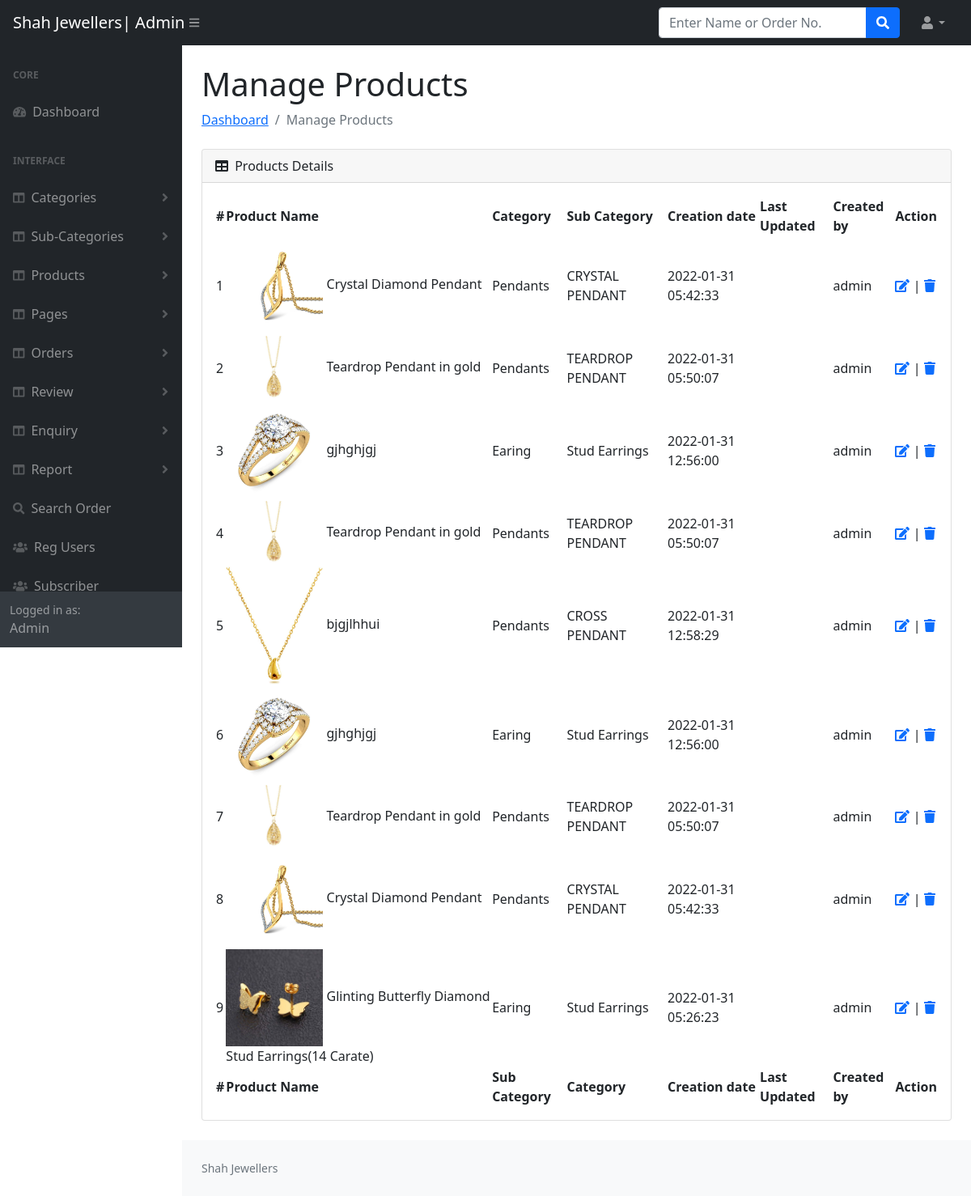
The page /jsms/admin/manage-products.php (signed in) on the database its author committed.
### tables this page shows
CREATE TABLE `products` (
  `id` int(11) NOT NULL,
  `category` int(11) NOT NULL,
  `subCategory` int(11) DEFAULT NULL,
  `type` varchar(100) DEFAULT NULL,
  `productName` varchar(255) DEFAULT NULL,
  `productweight` varchar(255) DEFAULT NULL,
  `productPrice` int(11) DEFAULT NULL,
  `gender` varchar(100) DEFAULT NULL,
  `productDescription` longtext DEFAULT NULL,
  `productImage1` varchar(255) DEFAULT NULL,
  `productImage2` varchar(255) DEFAULT NULL,
  `productImage3` varchar(255) DEFAULT NULL,
  `shippingCharge` int(11) DEFAULT NULL,
  `productAvailability` varchar(255) DEFAULT NULL,
  `postingDate` timestamp NULL DEFAULT current_timestamp(),
  `updationDate` timestamp NULL DEFAULT NULL ON UPDATE current_timestamp(),
  `addedBy` int(11) DEFAULT NULL,
  `lastUpdatedBy` int(2) DEFAULT NULL
);

CREATE TABLE `category` (
  `id` int(11) NOT NULL,
  `categoryName` varchar(255) DEFAULT NULL,
  `categoryDescription` longtext DEFAULT NULL,
  `creationDate` timestamp NOT NULL DEFAULT current_timestamp(),
  `updationDate` timestamp NULL DEFAULT NULL ON UPDATE current_timestamp(),
  `createdBy` int(11) DEFAULT NULL
);

CREATE TABLE `subcategory` (
  `id` int(11) NOT NULL,
  `categoryid` int(11) DEFAULT NULL,
  `subcategoryName` varchar(255) DEFAULT NULL,
  `creationDate` timestamp NULL DEFAULT current_timestamp(),
  `updationDate` timestamp NULL DEFAULT NULL ON UPDATE current_timestamp(),
  `createdBy` int(11) DEFAULT NULL
);

### jsms/admin/manage-products.php (the view, shortened to what this page needs)
<?php session_start();
include_once('includes/config.php');
if (strlen($_SESSION['aid']==0)) {
  header('location:logout.php');
  } else{
?>
<!DOCTYPE html>
<html lang="en">
    <head>
        <link href="https://cdn.jsdelivr.net/npm/simple-datatables@latest/dist/style.css" rel="stylesheet" />
        <link href="css/styles.css" rel="stylesheet" />
    </head>
    <body class="sb-nav-fixed">
 <?php include_once('includes/header.php');?>
        <div id="layoutSidenav">
       <?php include_once('includes/sidebar.php');?>
            <div id="layoutSidenav_content">
                <main>
                    <div class="container-fluid px-4">
                        <h1 class="mt-4">Manage Products</h1>
                        <ol class="breadcrumb mb-4">
                            <li class="breadcrumb-item"><a href="index.html">Dashboard</a></li>
                            <li class="breadcrumb-item active">Manage Products</li>
                        </ol>
                        <div class="card mb-4">
                            <div class="card-header">
                                <i class="fas fa-table me-1"></i>
                               Products Details
                            </div>
                            <div class="card-body">
                                <table id="datatablesSimple">
                                    <thead>
                                        <tr>
                                            <th>#</th>
                                            <th>Product Name</th>
                                            <th>Category</th>
                                            <th>Sub Category</th>
                                            <th>Creation date</th>
                                            <th>Last Updated</th>
                                            <th>Created by</th>
                                            <th>Action</th>
                                        </tr>
                                    </thead>
                                    <tfoot>
                                        <tr>
                                        <th>#</th>
                                            <th>Product Name</th>
                                            <th>Sub Category</th>
                                            <th>Category</th>
                                            <th>Creation date</th>
                                            <th>Last Updated</th>
                                            <th>Created by</th>
                                            <th>Action</th>
                                        </tr>
                                    </tfoot>
                                    <tbody>
<?php $query=mysqli_query($con,"select products.id as pid,products.productImage1,products.productName,category.categoryName,subcategory.subcategoryName as subcatname,products.postingDate,products.updationDate,subcategory.id as subid,tbladmin.username from products join subcategory on products.subCategory=subCategory.id join category on products.category=category.id join tbladmin on tbladmin.ID=products.addedBy order by pid desc");
$cnt=1;
while($row=mysqli_fetch_array($query))
{
?>
                                <tr>
                                            <td><?php echo htmlentities($cnt);?></td>
                                            <td><img src="productimages/<?php echo htmlentities($row['productImage1']);?>" width="120">
                                                <?php echo htmlentities($row['productName']);?></td>
                                            <td><?php echo htmlentities($row['categoryName']);?></td>
                                            <td><?php echo htmlentities($row['subcatname']);?></td>
                                            <td> <?php echo htmlentities($row['postingDate']);?></td>
                                            <td><?php echo htmlentities($row['updationDate']);?></td>
                                            <td><?php echo htmlentities($row['username']);?></td>
                                            <td>
                                            <a href="edit-product.php?id=<?php echo $row['pid']?>"><i class="fas fa-edit"></i></a> |
                                            <a href="manage-products.php?id=<?php echo $row['subid']?>&del=delete" onClick="return confirm('Are you sure you want to delete?')"><i class="fa fa-trash" aria-hidden="true"></i></a></td>
                                        </tr>
                                        <?php $cnt=$cnt+1; } ?>
                                    </tbody>
                                </table>
                            </div>
                        </div>
                    </div>
                </main>
<?php include_once('includes/footer.php');?>
            </div>
        </div>
    </body>
</html>
<?php } ?>

### jsms/admin/includes/header.php (shortened to what this page needs)
<nav class="sb-topnav navbar navbar-expand navbar-dark bg-dark">
       <a class="navbar-brand ps-3" href="dashboard.php">Shah Jewellers| Admin</a>
       <button class="btn btn-link btn-sm order-1 order-lg-0 me-4 me-lg-0" id="sidebarToggle" href="#!"><i class="fas fa-bars"></i></button>
       <form class="d-none d-md-inline-block form-inline ms-auto me-0 me-md-3 my-2 my-md-0" method="post" action="search-order.php">
           <div class="input-group">
               <input class="form-control" type="text" name="searchdata" placeholder="Enter Name or Order No." aria-label="Search for..." aria-describedby="btnNavbarSearch" required />
               <button class="btn btn-primary" id="btnNavbarSearch" type="submit" name="search"><i class="fas fa-search"></i></button>
           </div>
       </form>
       <ul class="navbar-nav ms-auto ms-md-0 me-3 me-lg-4">
           <li class="nav-item dropdown">
               <a class="nav-link dropdown-toggle" id="navbarDropdown" href="#" role="button" data-bs-toggle="dropdown" aria-expanded="false"><i class="fas fa-user fa-fw"></i></a>
           </li>
       </ul>
   </nav>

### jsms/admin/includes/sidebar.php (shortened to what this page needs)
            <div id="layoutSidenav_nav">
                <nav class="sb-sidenav accordion sb-sidenav-dark" id="sidenavAccordion">
                    <div class="sb-sidenav-menu">
                        <div class="nav">
                            <div class="sb-sidenav-menu-heading">Core</div>
                            <a class="nav-link" href="dashboard.php">
                                <div class="sb-nav-link-icon"><i class="fas fa-tachometer-alt"></i></div>
                                Dashboard
                            </a>
                            <div class="sb-sidenav-menu-heading">Interface</div>
                            <a class="nav-link collapsed" href="#" data-bs-toggle="collapse" data-bs-target="#collapseLayouts" aria-expanded="false" aria-controls="collapseLayouts">
                                <div class="sb-nav-link-icon"><i class="fas fa-columns"></i></div>
                                Categories
                                <div class="sb-sidenav-collapse-arrow"><i class="fas fa-angle-down"></i></div>
                            </a>
            <a class="nav-link collapsed" href="#" data-bs-toggle="collapse" data-bs-target="#subcat" aria-expanded="false" aria-controls="subcat">
                                <div class="sb-nav-link-icon"><i class="fas fa-columns"></i></div>
                                Sub-Categories
                                <div class="sb-sidenav-collapse-arrow"><i class="fas fa-angle-down"></i></div>
                            </a>
            <a class="nav-link collapsed" href="#" data-bs-toggle="collapse" data-bs-target="#product" aria-expanded="false" aria-controls="product">
                                <div class="sb-nav-link-icon"><i class="fas fa-columns"></i></div>
                                Products
                                <div class="sb-sidenav-collapse-arrow"><i class="fas fa-angle-down"></i></div>
                            </a>
<a class="nav-link collapsed" href="#" data-bs-toggle="collapse" data-bs-target="#product1" aria-expanded="false" aria-controls="product1">
                                <div class="sb-nav-link-icon"><i class="fas fa-columns"></i></div>
                                Pages
                                <div class="sb-sidenav-collapse-arrow"><i class="fas fa-angle-down"></i></div>
                            </a>
                            <a class="nav-link collapsed" href="#" data-bs-toggle="collapse" data-bs-target="#product2" aria-expanded="false" aria-controls="product2">
                                <div class="sb-nav-link-icon"><i class="fas fa-columns"></i></div>
                                Orders
                                <div class="sb-sidenav-collapse-arrow"><i class="fas fa-angle-down"></i></div>
                            </a>
 <a class="nav-link collapsed" href="#" data-bs-toggle="collapse" data-bs-target="#subcat1" aria-expanded="false" aria-controls="subcat1">
                                <div class="sb-nav-link-icon"><i class="fas fa-columns"></i></div>
                                Review
                                <div class="sb-sidenav-collapse-arrow"><i class="fas fa-angle-down"></i></div>
                            </a>
                           <a class="nav-link collapsed" href="#" data-bs-toggle="collapse" data-bs-target="#collapseLayouts1" aria-expanded="false" aria-controls="collapseLayouts1">
                                <div class="sb-nav-link-icon"><i class="fas fa-columns"></i></div>
                                Enquiry
                                <div class="sb-sidenav-collapse-arrow"><i class="fas fa-angle-down"></i></div>
                            </a>
                            <a class="nav-link collapsed" href="#" data-bs-toggle="collapse" data-bs-target="#collapseLayouts2" aria-expanded="false" aria-controls="collapseLayouts2">
                                <div class="sb-nav-link-icon"><i class="fas fa-columns"></i></div>
                                Report
                                <div class="sb-sidenav-collapse-arrow"><i class="fas fa-angle-down"></i></div>
                            </a>
                            <a class="nav-link" href="search-order.php">
                                <div class="sb-nav-link-icon"><i class="fas fa-search"></i></div>
                                Search Order
                            </a>
                             <a class="nav-link" href="reg-users.php">
                                <div class="sb-nav-link-icon"><i class="fas fa-users"></i></div>
                                Reg Users
                            </a>
                             <a class="nav-link" href="subscriber.php">
                                <div class="sb-nav-link-icon"><i class="fas fa-users"></i></div>
                                Subscriber
                            </a>
                        </div>
                    </div>
                    <div class="sb-sidenav-footer">
                        <div class="small">Logged in as:</div>
                        Admin
                    </div>
                </nav>
            </div>

### jsms/admin/includes/footer.php
<footer class="py-4 bg-light mt-auto">
              <div class="container-fluid px-4">
                  <div class="d-flex align-items-center justify-content-between small">
                      <div class="text-muted">Shah Jewellers</div>
                  </div>
              </div>
          </footer>

### rows shown on the page
products: productImage1 (picture), productName "Crystal Diamond Pendant", category.categoryName "Pendants", subcategory.subcategoryName "CRYSTAL PENDANT", postingDate "2022-01-31 05:42:33", tbladmin.UserName "admin"
products: productImage1 (picture), productName "Teardrop Pendant in gold", category.categoryName "Pendants", subcategory.subcategoryName "TEARDROP PENDANT", postingDate "2022-01-31 05:50:07", tbladmin.UserName "admin"
products: productImage1 (picture), productName "gjhghjgj", category.categoryName "Earing", subcategory.subcategoryName "Stud Earrings", postingDate "2022-01-31 12:56:00", tbladmin.UserName "admin"
products: productImage1 (picture), productName "Teardrop Pendant in gold", category.categoryName "Pendants", subcategory.subcategoryName "TEARDROP PENDANT", postingDate "2022-01-31 05:50:07", tbladmin.UserName "admin"
products: productImage1 (picture), productName "bjgjlhhui", category.categoryName "Pendants", subcategory.subcategoryName "CROSS PENDANT", postingDate "2022-01-31 12:58:29", tbladmin.UserName "admin"
products: productImage1 (picture), productName "gjhghjgj", category.categoryName "Earing", subcategory.subcategoryName "Stud Earrings", postingDate "2022-01-31 12:56:00", tbladmin.UserName "admin"
products: productImage1 (picture), productName "Teardrop Pendant in gold", category.categoryName "Pendants", subcategory.subcategoryName "TEARDROP PENDANT", postingDate "2022-01-31 05:50:07", tbladmin.UserName "admin"
products: productImage1 (picture), productName "Crystal Diamond Pendant", category.categoryName "Pendants", subcategory.subcategoryName "CRYSTAL PENDANT", postingDate "2022-01-31 05:42:33", tbladmin.UserName "admin"
products: productImage1 (picture), productName "Glinting Butterfly Diamond Stud Earrings(14 Carate)", category.categoryName "Earing", subcategory.subcategoryName "Stud Earrings", postingDate "2022-01-31 05:26:23", tbladmin.UserName "admin"
